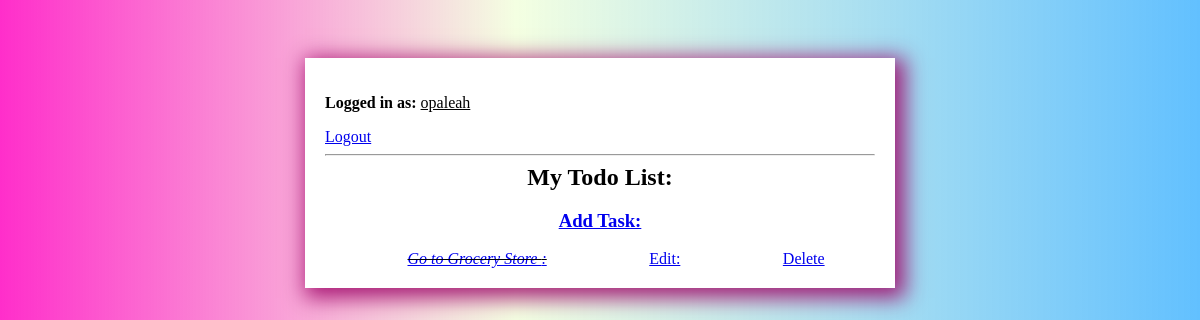
Page / (signed in) on the earlier database version.
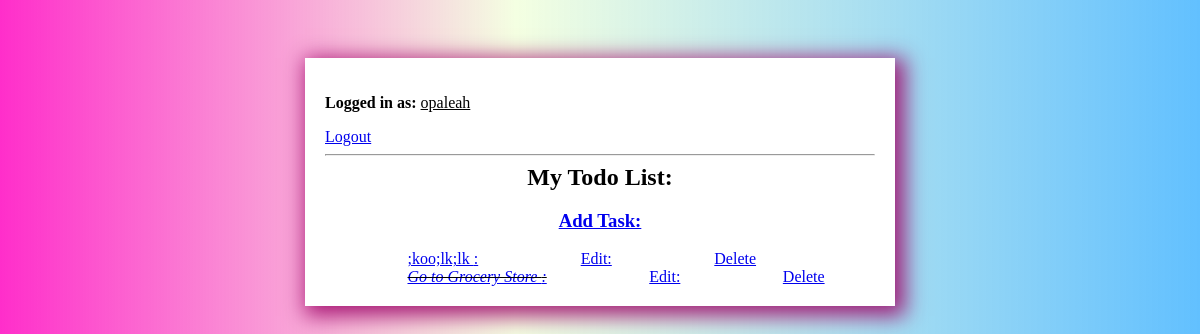
Same page on the later database version.
### todo/models.py (models this page shows)
class Task(models.Model):
    user= models.ForeignKey(User, on_delete= models.CASCADE, null= True, blank=True)
    title = models.CharField(max_length=200, null=True)
    description = models.TextField(null=True, blank=True)
    complete = models.BooleanField(default=False)
    created = models.DateTimeField(auto_now_add=True)
    def __str__(self):
        return self.title
    class Meta:
        ordering = ['complete']

### todo/views.py (the view)
# urls.py: path('', TaskList.as_view(), name="task"),
class TaskList(LoginRequiredMixin, ListView):
    model = Task
    context_object_name = 'task'
    def get_context_data(self, **kwargs):
        context = super().get_context_data(**kwargs)
        context['task'] = context['task'].filter(user=self.request.user)
        context['count'] = context['task'].filter(complete= False).count()
        search_input = self.request.GET.get('search-area') or ''
        if search_input:
            context['task'] =context['task'].filter(title__icontains = search_input)
            context['search_input'] = search_input
        return context

### todo/templates/todo/task_list.html (shortened to what this page needs)
{% extends 'todo/main.html'%}
{% block content %}
{% if request.user.is_authenticated%}
<p> <b> Logged in as:</b> <u> {{request.user}}</p></u>
<a href="{% url 'logout' %}"> Logout</a>
{% else %}
    <a href=""> Login </a>
{% endif %}
<hr></hr>
<div class="todo-header">
<a href="{% url 'task-create' %}"> <h3> Add Task: </h3> </a>
<h2 class="header-title"> My Todo List: </h2>
</div>
        <div class="card-body">
            <div class="task-items-wrapper">
                {% for tasks in task %}
                <div class="task-wrapper">
                    {% if tasks.complete %}
                        <div class="task-title">
                        <i><s><a href="{% url 'tasks-detail' tasks.id%}">{{ tasks }} : </a></s></i>
                        <div class="todo-buttons"> <tr> <a href="{% url 'tasks-update' tasks.id %}"> Edit: </a></tr> </div>
                        <div class="todo-buttons">  <tr> <a class="delete-link" href="{% url 'tasks-delete' tasks.id %}"> Delete</a> </tr></div>
                        </div>
                    {% else %}
                    <div class="task-title">
                        <a href="{% url 'tasks-detail' tasks.id%}">{{ tasks }} : </a>
                        <div class="todo-buttons"> <a href="{% url 'tasks-update' tasks.id %}"> Edit: </a></div>
                        <div class="todo-buttons">  <a class="delete-link" href="{% url 'tasks-delete' tasks.id %}">Delete</a> </div>
                        </div>
                        {% endif %}
                </div>
                {% empty %}
                <div class="empty-message">
                <h3>You are yet to create a personalized Todo List, start by adding a task! </h3>
                </div>
                {% endfor %}
            </div>
        </div>
{% endblock content %}

Differences in the rows shown:
added Task: title ";koo;lk;lk"
